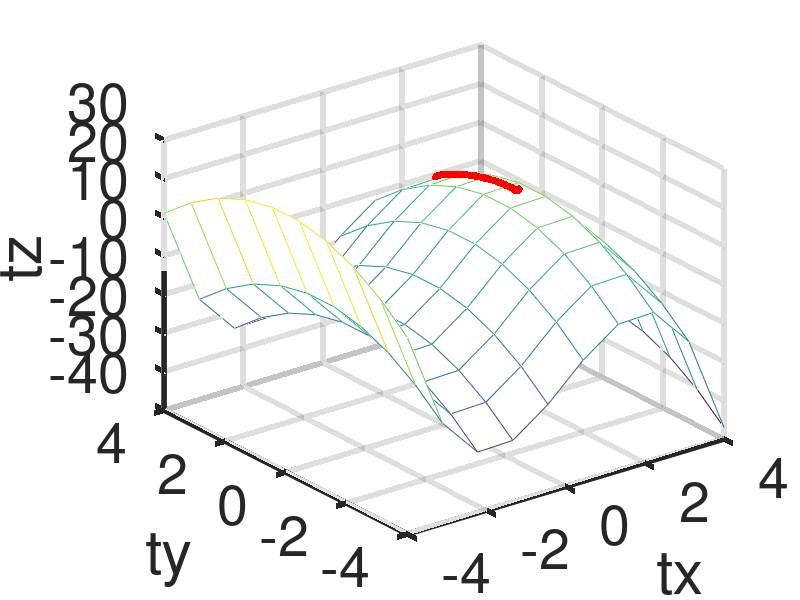

The MATLAB script that drew this image:
%%%% This computes the gradient assent for function z = -x^3 - y^2 + 10x +3
%%%% The iteration starts from a point x0, y0 and iterates to reach the maximum point
%%%% The x_dir below represents the partial derivative of the function. The partial derivative with respect to x is -3x^3 + 10
%%%% The y_dir below represents the partial derivative of the function. The partial derivative with respect to y is -2y
	
tx = linspace (-4, 4, 10);
ty = tx';
[xx, yy] = meshgrid (tx, ty);
tz = -xx.^3 - yy.^2 + 10*xx + 3;
tx 
ty
tz
mesh (tx, ty, tz);
set(gca, "linewidth", 4, "fontsize", 40)
xlabel ("tx");
ylabel ("ty");
zlabel ("tz");
hold on


function gradient_ascent (x_old, y_old, delta, iter, total_iter)
    iter = iter + 1;
    x_dir = -3 * x_old * x_old + 10;
    y_dir = -2 * y_old;
    uv = (x_dir*x_dir + y_dir*y_dir)^.5;
    x_dir_u = x_dir / uv;
    y_dir_u = y_dir / uv;
    x_new = x_old + (x_dir_u * delta);
    y_new = y_old + (y_dir_u * delta);
    printf("Iter = [%d], x_new = [%f], y_new = [%f] z_new = [%f]\n", iter, x_new, y_new, f(x_new, y_new));
    scatter3(x_new, y_new, f(x_new, y_new), 30, 'r', 'filled');
    if (iter < total_iter)
        gradient_ascent(x_new, y_new, delta, iter, total_iter)
    endif
endfunction

function r = f(x, y)
	 r = -x^3 - y^2 + 10*x + 3;
endfunction

x0 = 4
y0 = 4
delta = .1
iter = 1
total_iter = 100
gradient_ascent(x0, y0, delta, iter, total_iter)
